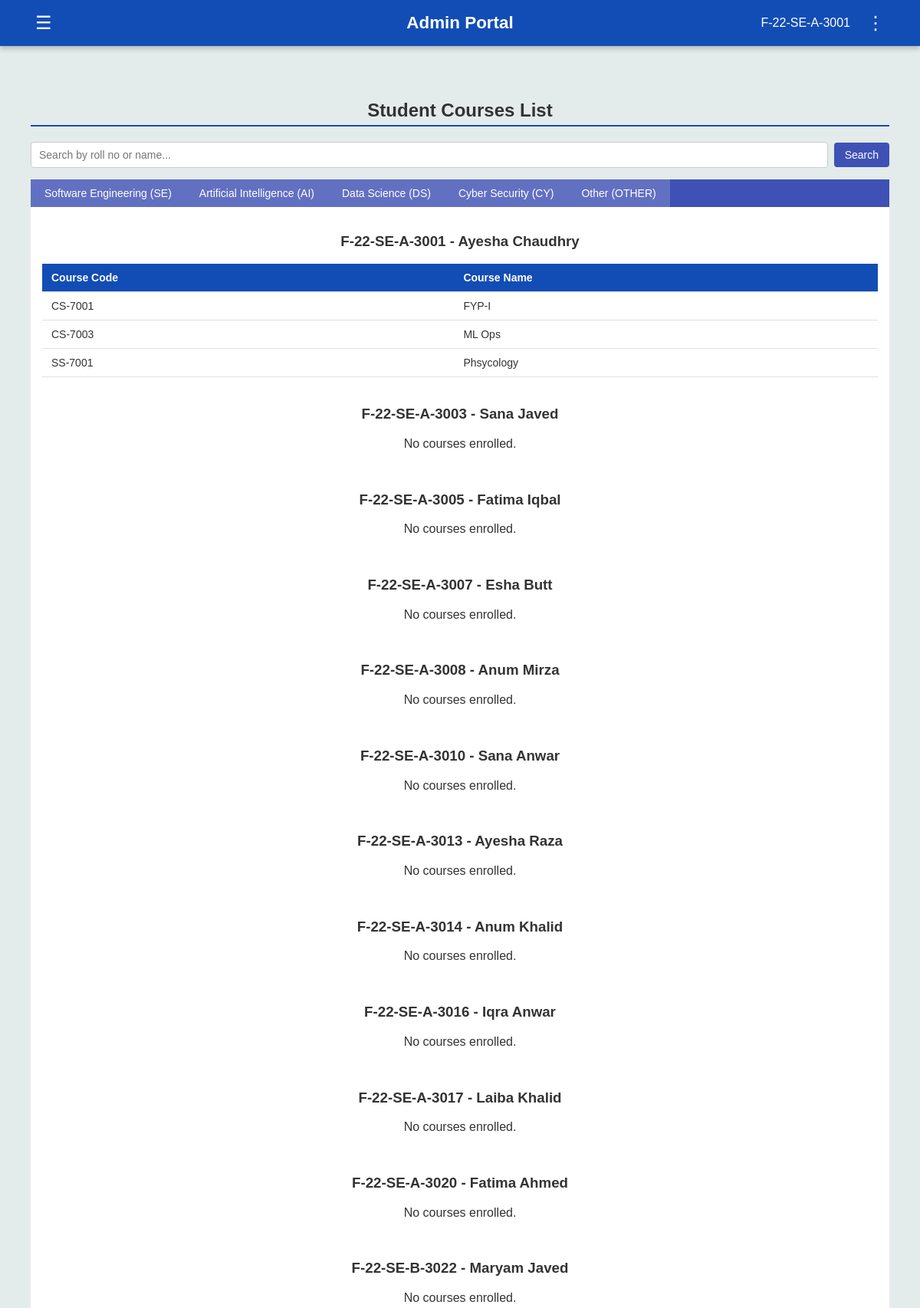
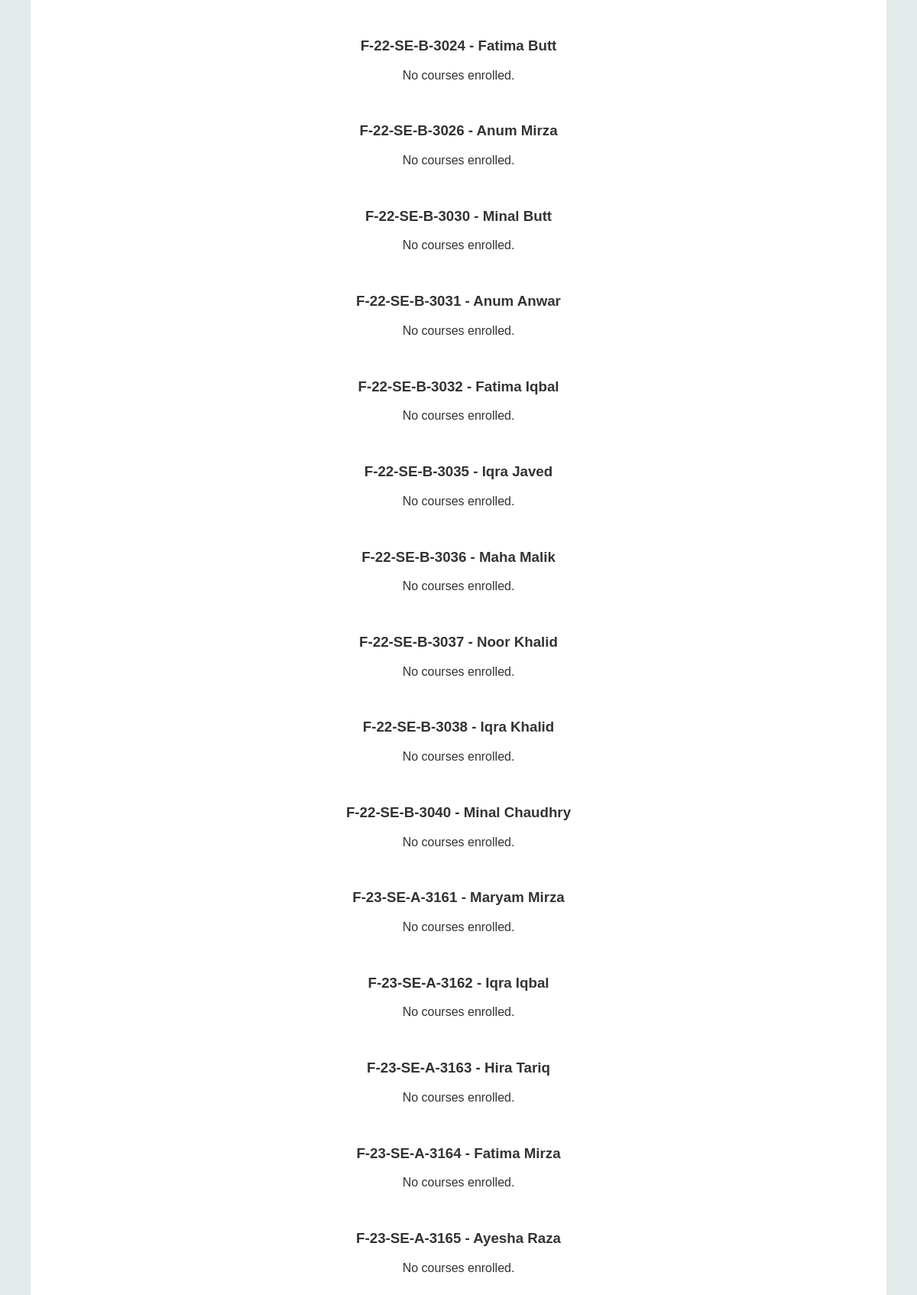
/admin/student-courses (signed in, upper part), run on the app's committed database (2 pictures, top to bottom).
### tables this page shows
CREATE TABLE students (
        Roll_No TEXT PRIMARY KEY,
        Name TEXT,
        Gender TEXT,
        DOB TEXT,
        CNIC TEXT,
        Email TEXT,
        Mobile_No TEXT,
        Current_Address TEXT,
        Permanent_Address TEXT,
        Home_Phone TEXT,
        Postal_Code TEXT,
        Password TEXT
    );

CREATE TABLE courses (
        Course_Code TEXT PRIMARY KEY,
        Course_Name TEXT, Credit_Hr INTEGER, Prerequisite TEXT
    );

### app.py (the view, shortened to what this page needs)
@app.route("/admin/student-courses")
def admin_student_courses():
    if "user" not in session:
        return redirect(url_for("adminlogin"))
    search = request.args.get("q", "").strip().lower()
    conn = sqlite3.connect("flake.db")
    conn.row_factory = sqlite3.Row
    cur = conn.cursor()
    cur.execute("""
        SELECT
            s.Roll_No,
            s.Name AS Student_Name,
            c.Course_Code,
            c.Course_Name
        FROM students s
        LEFT JOIN enrollments e ON s.Roll_No = e.Roll_No
        LEFT JOIN courses c ON e.Course_Code = c.Course_Code
        ORDER BY s.Roll_No, c.Course_Code
    """)
    rows = cur.fetchall()
    conn.close()
    students = {}
    for r in rows:
        rn = r["Roll_No"]
        if rn not in students:
            students[rn] = {
                "name": r["Student_Name"],
                "courses": []
            }
        if r["Course_Code"]:
            students[rn]["courses"].append({
                "code": r["Course_Code"],
                "name": r["Course_Name"]
            })
    def get_degree_from_roll(roll_no):
        parts = roll_no.split("-")
        for p in parts:
            code = "".join(ch for ch in p if ch.isalpha()).upper()
            if code in ["SE", "AI", "DS", "CY"]:
                return code
        return "OTHER"
    tabs = {
        "SE": {"label": "Software Engineering", "students": []},
        "AI": {"label": "Artificial Intelligence", "students": []},
        "DS": {"label": "Data Science", "students": []},
        "CY": {"label": "Cyber Security", "students": []},
        "OTHER": {"label": "Other", "students": []},
    }
    for roll, info in students.items():
        dept = get_degree_from_roll(roll)
        if dept not in tabs:
            dept = "OTHER"
        tabs[dept]["students"].append({
            "roll": roll,
            "name": info["name"],
            "courses": info["courses"]
        })
    return render_template(
        "admin_student_courses.html",
        user=session.get("user"),
        tabs=tabs,
        q=search
    )

### templates/admin_student_courses.html (shortened to what this page needs)
{% extends "admin_dashboard.html" %}
{% block content %}
<section class="content-section">
  <h2>Student Courses List</h2>
  <form method="get" class="search-form">
    <input type="text" name="q" placeholder="Search by roll no or name..." value="{{ q or '' }}">
    <button type="submit">Search</button>
  </form>
  <div class="dept-tabs">
    {% set first = True %}
    {% for code, info in tabs.items() %}
      <button
        class="dept-tab-btn {% if first %}active{% endif %}"
        data-target="pane-{{ code }}"
      >
        {{ info.label }} ({{ code }})
      </button>
      {% set first = False %}
    {% endfor %}
  </div>
  <div class="dept-tab-content">
    {% set first = True %}
    {% for code, info in tabs.items() %}
      <div
        id="pane-{{ code }}"
        class="dept-tab-pane {% if first %}active{% endif %}"
      >
        {% if info.students %}
          {% for s in info.students %}
            <h3>{{ s.roll }} - {{ s.name }}</h3>
            {% if s.courses %}
              <table class="styled-table">
                <thead>
                  <tr>
                    <th>Course Code</th>
                    <th>Course Name</th>
                  </tr>
                </thead>
                <tbody>
                  {% for c in s.courses %}
                  <tr>
                    <td>{{ c.code }}</td>
                    <td>{{ c.name }}</td>
                  </tr>
                  {% endfor %}
                </tbody>
              </table>
            {% else %}
              <p>No courses enrolled.</p>
            {% endif %}
            <br>
          {% endfor %}
        {% else %}
          <p>No students found in this department.</p>
        {% endif %}
      </div>
      {% set first = False %}
    {% endfor %}
  </div>
</section>
{% endblock %}

### templates/admin_dashboard.html (shortened to what this page needs)
<!DOCTYPE html>
<html lang="en">
  <head>
    <link
      rel="stylesheet"
      href="{{ url_for('static', filename='portal_template.css') }}"
    />
    <link rel="stylesheet" href="https://cdnjs.cloudflare.com/ajax/libs/font-awesome/6.5.0/css/all.min.css">
  </head>
  <body>
    <header>
      <button class="left-btn" id="menuToggle">&#9776;</button>
      <h1 class="portal-title"><b>Admin Portal</b></h1>
      <div class="user-info">
        <span>{{ user }}</span>
        <button class="options-btn" id="optionsToggle">&#8942;</button>
      </div>
    </header>
    <main>
      {% block content %}{% endblock %}
    </main>
  </body>
</html>

### static/portal_template.css (style rules this page uses)
body { margin: 0; font-family: Arial, Helvetica, sans-serif; background-color: #E4EBEB; color: #333; }
header { background-color: #124DB5; display: flex; justify-content: space-between; align-items: center; padding: 15px 40px; color: white; box-shadow: 0 4px 6px rgba(0,0,0,0.2); position: relative; }
.left-btn, .options-btn { background: none; border: none; color: white; font-size: 24px; cursor: pointer; position: relative; }
.user-info { display: flex; align-items: center; gap: 15px; position: relative; }
main { padding: 40px; text-align: center; }
.portal-title { position: absolute; left: 50%; transform: translateX(-50%); font-size: 1.4rem; font-weight: bold; }
table { width: 100%; border-collapse: collapse; }
th, td { padding: 10px 12px; border-bottom: 1px solid #e0e0e0; text-align: left; font-size: 14px; }
th { background-color: #124DB5; color: white; }
h2 { border-bottom: 2px solid #124DB5; padding-bottom: 5px; margin-top: 30px; }
.dept-tabs { display: flex; background-color: #3f51b5; border-radius: 0; overflow-x: auto; white-space: nowrap; }
.dept-tab-btn { border: none; padding: 10px 18px; cursor: pointer; background-color: transparent; color: #e0e0ff; font-size: 14px; outline: none; transition: background-color 0.2s ease; }
.dept-tab-btn.active { background-color: rgba(255, 255, 255, 0.18); color: #ffffff; }
.dept-tab-content { background-color: #ffffff; padding: 15px; }
.dept-tab-pane { display: none; }
.dept-tab-pane.active { display: block; }
.search-form { display: flex; align-items: center; gap: 8px; margin: 10px 0 15px 0; }
.search-form input[type="text"] { flex: 1; min-width: 220px; padding: 8px 10px; border-radius: 4px; border: 1px solid #ccc; font-size: 14px; }
.search-form button[type="submit"] { padding: 8px 14px; border: none; border-radius: 4px; background-color: #3f51b5; color: #ffffff; font-size: 14px; cursor: pointer; transition: background-color 0.2s ease; }

### data on the page
students: Roll_No "F-22-SE-A-3001", roll "F-22-SE-A-3001", name "Ayesha Chaudhry", code "CS-7001", name "FYP-I", code "CS-7003", name "ML Ops", code "SS-7001", name "Phsycology"
students: roll "F-22-SE-A-3003", name "Sana Javed", shows "No courses enrolled."
students: roll "F-22-SE-A-3005", name "Fatima Iqbal", shows "No courses enrolled."
students: roll "F-22-SE-A-3007", name "Esha Butt", shows "No courses enrolled."
students: roll "F-22-SE-A-3008", name "Anum Mirza", shows "No courses enrolled."
students: roll "F-22-SE-A-3010", name "Sana Anwar", shows "No courses enrolled."
students: roll "F-22-SE-A-3013", name "Ayesha Raza", shows "No courses enrolled."
students: roll "F-22-SE-A-3014", name "Anum Khalid", shows "No courses enrolled."
students: roll "F-22-SE-A-3016", name "Iqra Anwar", shows "No courses enrolled."
students: roll "F-22-SE-A-3017", name "Laiba Khalid", shows "No courses enrolled."
students: roll "F-22-SE-A-3020", name "Fatima Ahmed", shows "No courses enrolled."
students: roll "F-22-SE-B-3022", name "Maryam Javed", shows "No courses enrolled."
students: roll "F-22-SE-B-3024", name "Fatima Butt", shows "No courses enrolled."
students: roll "F-22-SE-B-3026", name "Anum Mirza", shows "No courses enrolled."
students: roll "F-22-SE-B-3030", name "Minal Butt", shows "No courses enrolled."
students: roll "F-22-SE-B-3031", name "Anum Anwar", shows "No courses enrolled."
students: roll "F-22-SE-B-3032", name "Fatima Iqbal", shows "No courses enrolled."
students: roll "F-22-SE-B-3035", name "Iqra Javed", shows "No courses enrolled."
students: roll "F-22-SE-B-3036", name "Maha Malik", shows "No courses enrolled."
students: roll "F-22-SE-B-3037", name "Noor Khalid", shows "No courses enrolled."
students: roll "F-22-SE-B-3038", name "Iqra Khalid", shows "No courses enrolled."
students: roll "F-22-SE-B-3040", name "Minal Chaudhry", shows "No courses enrolled."
students: roll "F-23-SE-A-3161", name "Maryam Mirza", shows "No courses enrolled."
students: roll "F-23-SE-A-3162", name "Iqra Iqbal", shows "No courses enrolled."
students: roll "F-23-SE-A-3163", name "Hira Tariq", shows "No courses enrolled."
students: roll "F-23-SE-A-3164", name "Fatima Mirza", shows "No courses enrolled."
students: roll "F-23-SE-A-3165", name "Ayesha Raza", shows "No courses enrolled."

### other printed values
{{ info.label }} "Software Engineering" "Artificial Intelligence" "Data Science" "Cyber Security" "Other"
{{ code }} "SE" "AI" "DS" "CY" "OTHER"
